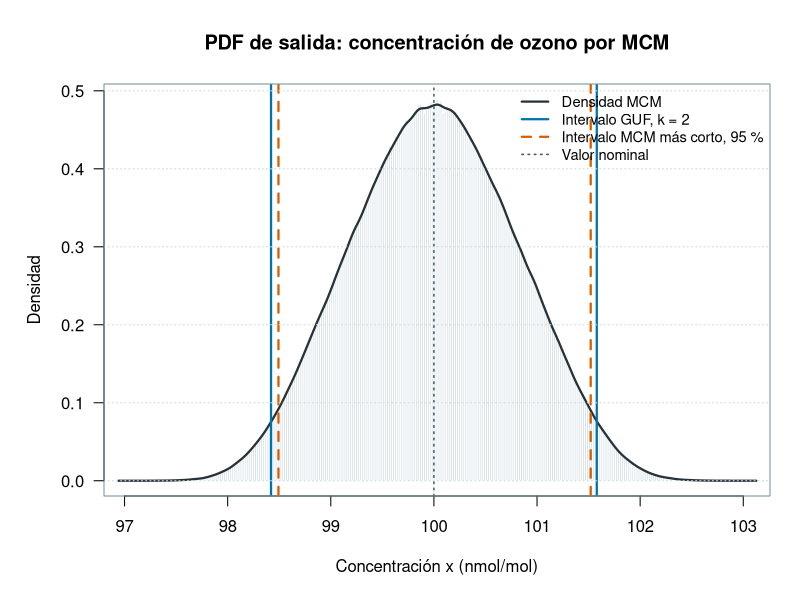

Source code (R):
#!/usr/bin/env Rscript

# Demostración de propagación de incertidumbre por GUF y Monte Carlo
# para fotometría UV de ozono según JCGM 100 y JCGM 101.
#
# Modelo de Beer-Lambert:
#   x = -[1 / (sigma * L)] * (T / T0) * (P0 / P) * ln(D) * 1e9
#
# Unidades:
#   x     concentración (fracción de cantidad de sustancia), en nmol/mol
#   sigma coeficiente de absorción, en atm^-1 cm^-1
#   L     longitud óptica, en cm
#   T,T0  temperaturas, en K
#   P,P0  presiones, en kPa; P0/P es adimensional
#   D     cociente de intensidades I/I0, adimensional
#   1e9   conversión de mol/mol a nmol/mol
#
# Solo usa R base. Ejecutar con:
#   Rscript demo_mcm_beer_lambert.R

options(width = 110, digits = 8)

# -----------------------------------------------------------------------------
# Datos de entrada y modelo de medición
# -----------------------------------------------------------------------------

sigma0 <- 304.39       # atm^-1 cm^-1
u_rel_sigma <- 0.0031  # incertidumbre estándar relativa; distribución normal
u_sigma <- sigma0 * u_rel_sigma

L0 <- 38.0             # cm
semi_L <- 0.05         # cm; distribución rectangular

T0_ref <- 298.15       # K; temperatura de referencia
T0 <- 298.15           # K
semi_T <- 0.5          # K; distribución rectangular

P0_ref <- 101.325      # kPa; presión de referencia
P0 <- 101.325          # kPa
semi_P <- 0.2          # kPa; distribución rectangular

# Se fija x nominal en 100 nmol/mol y se despeja D del modelo.
x_objetivo <- 100.0
D0 <- exp(
  -x_objetivo * 1e-9 * sigma0 * L0 *
    (T0_ref / T0) * (P0 / P0_ref)
)
semi_D <- 2.0e-5       # adimensional; distribución triangular simétrica

modelo <- function(sigma, L, T, P, D) {
  -(1 / (sigma * L)) * (T / T0_ref) * (P0_ref / P) * log(D) * 1e9
}

y_guf <- modelo(sigma0, L0, T0, P0, D0)

cat("DEMOSTRACIÓN MCM: FOTOMETRÍA UV DE OZONO\n")
cat("============================================================\n")
cat(sprintf("D nominal elegido: %.9f\n", D0))
cat(sprintf("Resultado nominal: %.6f nmol/mol\n\n", y_guf))

# -----------------------------------------------------------------------------
# Parte 1. GUF analítico: ley de propagación de incertidumbre
# -----------------------------------------------------------------------------

# Incertidumbres estándar de las distribuciones no normales:
#   rectangular simétrica con semi-ancho a: u = a / sqrt(3)
#   triangular simétrica con semi-ancho a:   u = a / sqrt(6)
u_L <- semi_L / sqrt(3)
u_T <- semi_T / sqrt(3)
u_P <- semi_P / sqrt(3)
u_D <- semi_D / sqrt(6)

# Coeficientes de sensibilidad, evaluados en los valores nominales.
# Si x = -C * ln(D) / (sigma * L) * T / P, entonces:
#   dx/dsigma = -x / sigma
#   dx/dL     = -x / L
#   dx/dT     =  x / T
#   dx/dP     = -x / P
#   dx/dD     = -[1/(sigma*L)]*(T/T0)*(P0/P)*(1/D)*1e9
c_sigma <- -y_guf / sigma0
c_L <- -y_guf / L0
c_T <- y_guf / T0
c_P <- -y_guf / P0
c_D <- -(1 / (sigma0 * L0)) * (T0 / T0_ref) *
  (P0_ref / P0) * (1 / D0) * 1e9

presupuesto <- data.frame(
  Magnitud = c("sigma", "L", "T", "P", "D"),
  Valor = c(sigma0, L0, T0, P0, D0),
  Distribucion = c("normal", "rectangular", "rectangular", "rectangular", "triangular"),
  u_entrada = c(u_sigma, u_L, u_T, u_P, u_D),
  Sensibilidad = c(c_sigma, c_L, c_T, c_P, c_D),
  Contribucion_u = abs(c(c_sigma, c_L, c_T, c_P, c_D) *
    c(u_sigma, u_L, u_T, u_P, u_D)),
  stringsAsFactors = FALSE
)

u_c <- sqrt(sum(presupuesto$Contribucion_u^2))
k <- 2
U <- k * u_c

cat("PARTE 1. PRESUPUESTO GUF\n")
cat("------------------------------------------------------------\n")
print(presupuesto, row.names = FALSE, right = FALSE)
cat(sprintf("\nu_c = %.6f nmol/mol\n", u_c))
cat(sprintf("U = k*u_c = %.6f nmol/mol, con k = %g\n", U, k))
cat(sprintf("Intervalo GUF: [%.6f, %.6f] nmol/mol\n\n", y_guf - U, y_guf + U))

# -----------------------------------------------------------------------------
# Parte 2. Propagación MCM adaptativa según JCGM 101
# -----------------------------------------------------------------------------

# Intervalo empírico de cobertura más corto para probabilidad p.
intervalo_mas_corto <- function(x, p = 0.95) {
  xs <- sort(x)
  n <- length(xs)
  m <- floor(p * n)
  if (m < 1L || m >= n) {
    stop("Cantidad insuficiente de resultados para calcular el intervalo.")
  }
  anchos <- xs[(m + 1L):n] - xs[1L:(n - m)]
  i <- which.min(anchos)
  c(inferior = xs[i], superior = xs[i + m])
}

# Generador triangular simétrico en [centro-a, centro+a].
# Diferencia de dos U(0,1): densidad triangular con moda en cero.
rtriangular_simetrica <- function(n, centro, a) {
  centro + a * (runif(n) - runif(n))
}

set.seed(20260817)

# r define resolución decimal requerida. JCGM 101 usa delta = 0.5*10^r.
r <- -1
delta <- 0.5 * 10^r
h <- 50000L             # ensayos por bloque
min_bloques <- 4L       # mínimo para estimar dispersión entre bloques
max_bloques <- 40L      # límite de seguridad: máximo 2 000 000 ensayos
p_cobertura <- 0.95

resultados <- numeric(0)
resumen_bloques <- data.frame(
  media = numeric(0),
  u = numeric(0),
  inferior = numeric(0),
  superior = numeric(0)
)
estabilizado <- FALSE

cat("PARTE 2. MONTE CARLO ADAPTATIVO\n")
cat("------------------------------------------------------------\n")
cat(sprintf("h = %d ensayos/bloque; delta = %.3f nmol/mol\n", h, delta))

for (b in seq_len(max_bloques)) {
  sigma_b <- rnorm(h, mean = sigma0, sd = u_sigma)
  L_b <- runif(h, min = L0 - semi_L, max = L0 + semi_L)
  T_b <- runif(h, min = T0 - semi_T, max = T0 + semi_T)
  P_b <- runif(h, min = P0 - semi_P, max = P0 + semi_P)
  D_b <- rtriangular_simetrica(h, centro = D0, a = semi_D)

  y_b <- modelo(sigma_b, L_b, T_b, P_b, D_b)
  int_b <- intervalo_mas_corto(y_b, p_cobertura)
  resultados <- c(resultados, y_b)
  resumen_bloques[b, ] <- c(mean(y_b), sd(y_b), int_b)

  if (b >= min_bloques) {
    # Criterio adaptativo: cada dispersión estándar entre resultados de
    # bloques, multiplicada por 2, debe ser menor o igual que delta.
    dispersion <- vapply(resumen_bloques, sd, numeric(1))
    criterio <- 2 * dispersion
    estabilizado <- all(criterio <= delta)

    cat(sprintf(
      "Bloque %2d: 2s(media,u,LI,LS) = (%0.4f, %0.4f, %0.4f, %0.4f)%s\n",
      b, criterio[1], criterio[2], criterio[3], criterio[4],
      if (estabilizado) "  ESTABLE" else ""
    ))

    if (estabilizado) break
  }
}

if (!estabilizado) {
  warning("No se alcanzó estabilización antes del máximo de bloques.")
}

M <- length(resultados)
y_mcm <- mean(resultados)
u_mcm <- sd(resultados)
intervalo_mcm <- intervalo_mas_corto(resultados, p_cobertura)

cat(sprintf("\nEnsayos totales M = %d (%d bloques)\n", M, nrow(resumen_bloques)))
cat(sprintf("Esperanza MCM = %.6f nmol/mol\n", y_mcm))
cat(sprintf("Desviación estándar MCM = %.6f nmol/mol\n", u_mcm))
cat(sprintf(
  "Intervalo MCM más corto al 95 %%: [%.6f, %.6f] nmol/mol\n\n",
  intervalo_mcm[1], intervalo_mcm[2]
))

# -----------------------------------------------------------------------------
# Parte 3. Validación de resultados según JCGM 101, sección 8
# -----------------------------------------------------------------------------

limites_guf <- c(inferior = y_guf - U, superior = y_guf + U)
dlow <- abs(limites_guf[1] - intervalo_mcm[1])
dhigh <- abs(limites_guf[2] - intervalo_mcm[2])
validado <- (dlow <= delta) && (dhigh <= delta)

cat("PARTE 3. VALIDACIÓN GUF FRENTE A MCM\n")
cat("------------------------------------------------------------\n")
cat(sprintf("d_low  = |LI_GUF - LI_MCM| = %.6f nmol/mol\n", dlow))
cat(sprintf("d_high = |LS_GUF - LS_MCM| = %.6f nmol/mol\n", dhigh))
cat(sprintf("Tolerancia delta = %.6f nmol/mol\n", delta))
cat(sprintf(
  "Veredicto: %s\n\n",
  if (validado) "VALIDACIÓN SATISFACTORIA" else "VALIDACIÓN NO SATISFACTORIA"
))

# -----------------------------------------------------------------------------
# Parte 4. PDF de salida e intervalos de cobertura
# -----------------------------------------------------------------------------

script_arg <- grep("^--file=", commandArgs(trailingOnly = FALSE), value = TRUE)
if (length(script_arg) == 1L) {
  directorio_salida <- dirname(normalizePath(sub("^--file=", "", script_arg)))
} else {
  directorio_salida <- getwd()
}
ruta_png <- file.path(directorio_salida, "demo_mcm_pdf_salida.png")

png(filename = ruta_png, width = 1400, height = 900, res = 150)
par(mar = c(5.2, 5.2, 4.2, 1.5), las = 1)

hist(
  resultados,
  breaks = "FD",
  probability = TRUE,
  col = "#D9E2E8",
  border = "white",
  main = "PDF de salida: concentración de ozono por MCM",
  xlab = "Concentración x (nmol/mol)",
  ylab = "Densidad"
)
lines(density(resultados), col = "#263238", lwd = 2.2)

# Azul sólido: GUF. Naranja discontinuo: MCM. Tipo de línea aporta
# codificación adicional y evita depender solo del color.
abline(v = limites_guf, col = "#0072B2", lwd = 2.2, lty = 1)
abline(v = intervalo_mcm, col = "#D55E00", lwd = 2.2, lty = 2)
abline(v = y_guf, col = "#455A64", lwd = 1.5, lty = 3)

legend(
  "topright",
  legend = c("Densidad MCM", "Intervalo GUF, k = 2", "Intervalo MCM más corto, 95 %", "Valor nominal"),
  col = c("#263238", "#0072B2", "#D55E00", "#455A64"),
  lwd = c(2.2, 2.2, 2.2, 1.5),
  lty = c(1, 1, 2, 3),
  bty = "n",
  cex = 0.88
)

grid(nx = NA, ny = NULL, col = "#CFD8DC", lty = 3)
box(col = "#78909C")
dev.off()

cat("PARTE 4. GRÁFICO\n")
cat("------------------------------------------------------------\n")
cat(sprintf("PNG guardado en: %s\n", ruta_png))
